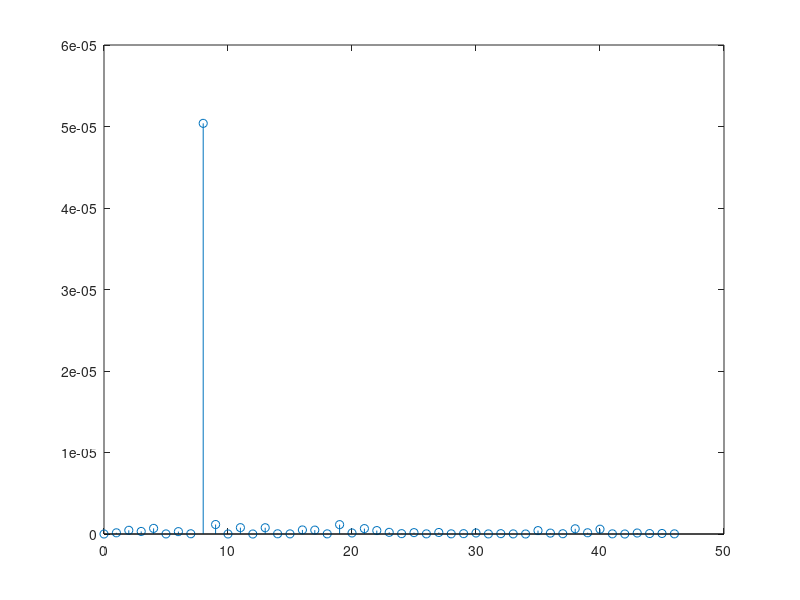

The MATLAB script that drew this image:
%cleaning
clear all;
close all;
%starting
K_s = 20;
s = zeros(1,K_s); %This is the new series
s(1) = 1;
tau=[5 8];
K_r = K_s + max(tau);
K_A = K_r + K_s - 1;
ts = [ s zeros(1,K_A - K_s)];
sigma = sqrt(1/20/10^1.5);
DROPTIMES = 5000;
R_A = zeros(1,K_A);
for drop = 1: DROPTIMES
  lambda = (rand(1,length(tau))-0.5)*2;
  r = zeros(1,K_r);
  for i = 1:length(tau)
    r(tau(i)+[1:K_s])=r(tau(i)+[1:K_s]) + lambda(i) * s;
  end
  tr = [ r zeros(1,K_A - K_r)];
  w = sigma * randn(1,K_A);
  tr = tr + w;
  for i = 1:K_A 
 %   R_A(i) = sum(ts(1:K_A-i+1).*tr(i:K_A)) + sum(ts(K_A-i+2:K_A).*tr(1:i-1));
    R_A(i)= R_A(i) +sum(ts(mod([0:K_A-1]-(i-1),K_A)+1).*tr);
  end
end
R_A = R_A/ DROPTIMES;
figure;
stem([0:K_A-1],abs(R_A).^2);
